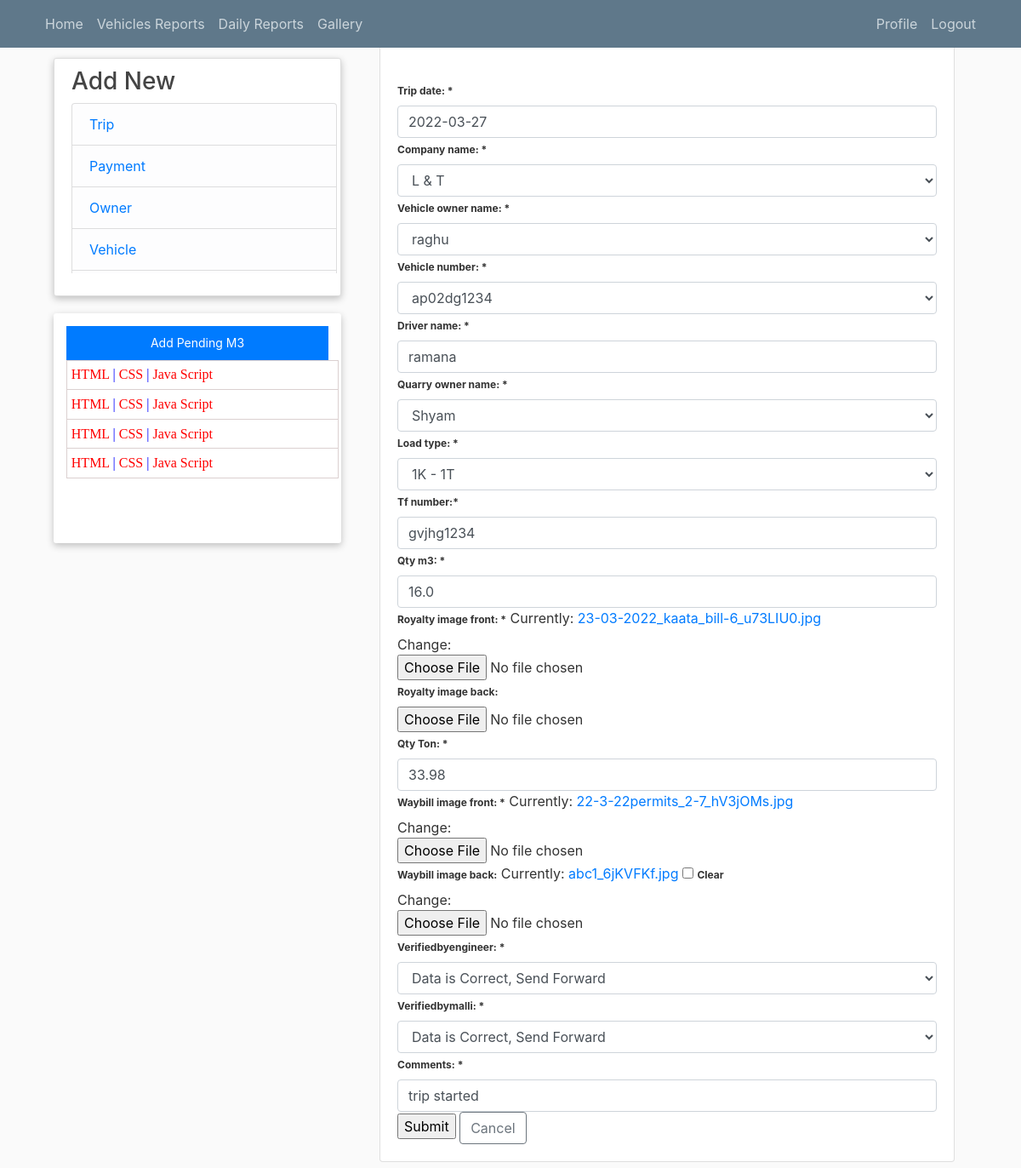
Page /layer3add/7/ (signed in) on the earlier database version.
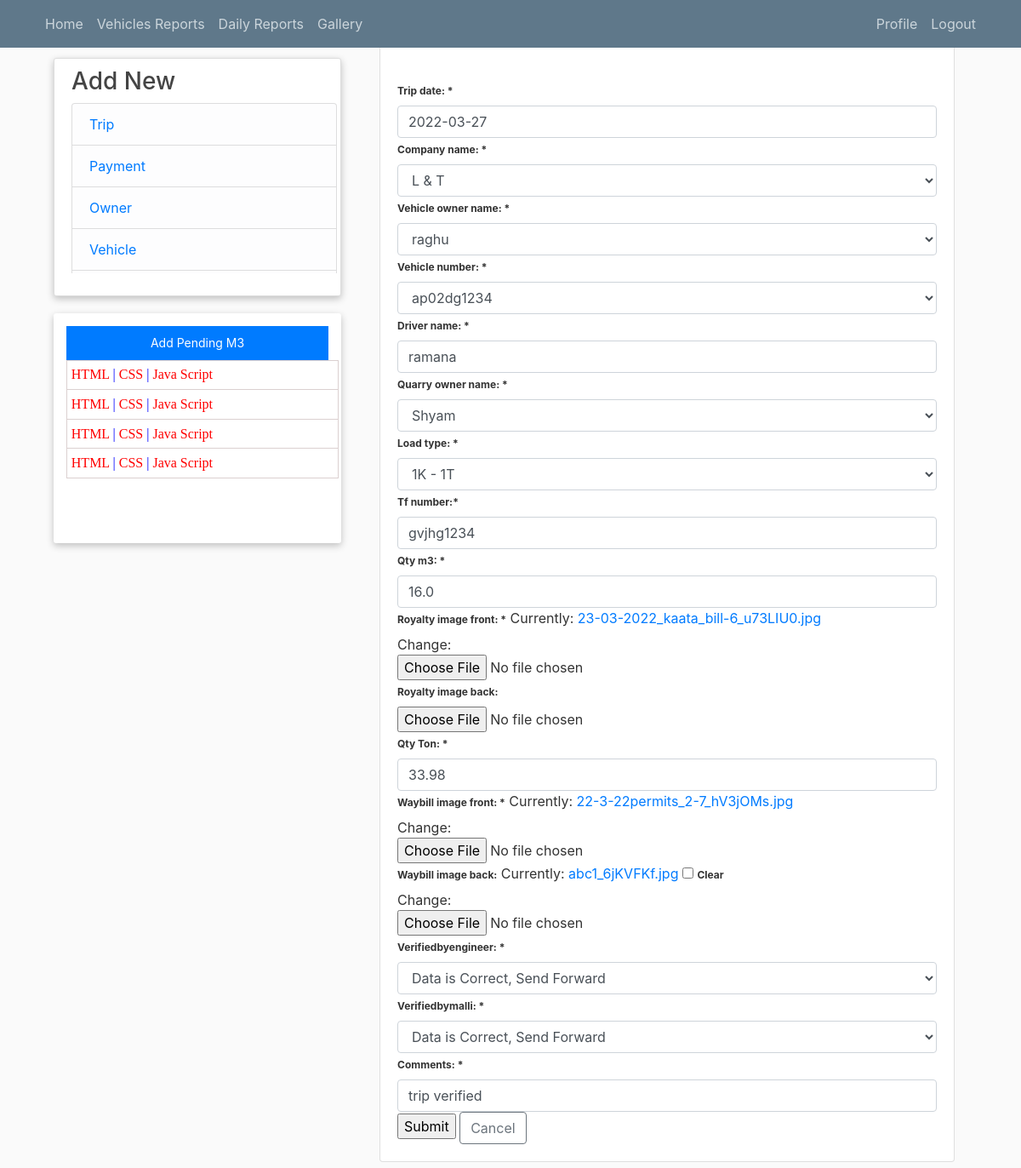
Same page on the later database version.
### blog/models.py (models this page shows, shortened)
class LayerWiseTripDetails(models.Model):
    trip_date = models.DateField(null=False, blank=False,default='2022-03-20')
    company_name = models.ForeignKey(CompanyName, on_delete=models.SET_NULL, null=True, blank=False)
    vehicle_owner_name = models.ForeignKey(
        TransporterDetails , on_delete=models.SET_NULL, null=True, blank=False)
    vehicle_number = models.ForeignKey(
        VehicleDetails , on_delete=models.SET_NULL, null=True, blank=False)
    driver_name = models.CharField(max_length=200,null=True, blank=False)
    quarry_owner_name = models.ForeignKey(QuarryDetails, on_delete=models.SET_NULL, null=True, blank=False)
    load_type = models.ForeignKey(LoadType, on_delete=models.SET_NULL, null=True, blank=False)
    tf_number = models.CharField(max_length=200, null=False, blank=False)
    qty_m3 = models.FloatField(null=False, blank=False)
    royalty_image_front = models.ImageField(null=False, blank=False)
    royalty_image_back = models.ImageField(null=False, blank=True)
    qty_ton = models.FloatField(null=False, blank=False, default=0.0)
    waybill_image_front = models.ImageField(null=False, blank=False)
    waybill_image_back = models.ImageField(null=False, blank=True)
    verifiedbyengineer = models.CharField(max_length=200, blank=False, null=False, choices=STATUS, default='No')
    verifiedbymalli = models.CharField(max_length=200, blank=False, null=False, choices=STATUS, default='No')
    qty_ton = models.FloatField(null=False,default=0, blank=False)
    waybill_image_front = models.ImageField(default='logo.png',null=False, blank=False)
    waybill_image_back = models.ImageField( null=False, blank=True)
    verifiedbysuresh = models.CharField(max_length=200, blank=False, null=False, choices=VERIFY, default='No')
    comments = models.CharField(max_length=200, blank=True, null=True)

### blog/views.py (the view)
# urls.py: path('layer3add/<str:pk>/', views.layer3TripDetails, name='layer3add'),
@login_required(login_url='login')
def layer3TripDetails(request, pk):
    layer3trip_detail = LayerWiseTripDetails.objects.get(id=pk)
    form = Layerwise3TripDetailsForm(instance=layer3trip_detail)
    if request.method == 'POST':
        form = Layerwise3TripDetailsForm(request.POST, request.FILES, instance=layer3trip_detail)
        if form.is_valid():
            form.save()
            messages.success(request, f'Your trip details has been updated!')
            return redirect('/')
    context = {'form':form}
    return render(request, 'blog/layer3_add_trip_details.html', context)

### blog/forms.py
class Layerwise3TripDetailsForm(forms.ModelForm):
    class Meta:
        model = LayerWiseTripDetails
        fields = '__all__'
        exclude = {'verifiedbysuresh'}

### blog/models.py (called while the page is built)
    def __str__(self):
        return self.vehicle_owner_name

    def __str__(self):
        return self.vehicle_number

    def __str__(self):
        return self.load_type

    def __str__(self):
        return self.company_name

    def __str__(self):
        return self.quarry_owner_name

### blog/templates/blog/layer3_add_trip_details.html (shortened to what the changed rows need)
{% extends "blog/base.html" %}
{% block content %}
{% load crispy_forms_tags %}
<body class="m-5">
    <div class="container">
      <div class="row">
            <div class="col-md-12">
                <div class="card card-body">
                    <form action="" method="POST" enctype="multipart/form-data" id="personForm" data-vehicle-numbers-url="{% url 'ajax_load_vehicle_numbers' %}" novalidate>
                        <br>
                        <div class="fieldWrapper">
                            <label for="{{ form.trip_date.id_for_label }}">Trip date: * </label>
                            {{ form.trip_date }}
                        </div>
                        <div class="fieldWrapper">
                            <label for="{{ form.driver_name.id_for_label }}">Driver name: * </label>
                            {{ form.driver_name }}
                        </div>
                        <div class="fieldWrapper">
                            <label for="{{ form.tf_number.id_for_label }}">Tf number:*</label>
                            {{ form.tf_number }}
                        </div>
                        <div class="fieldWrapper">
                            <label for="{{ form.qty_m3.id_for_label }}">Qty m3: *</label>
                            {{ form.qty_m3 }}
                        </div>
                        <div class="fieldWrapper">
                            <label for="{{ form.royalty_image_front.id_for_label }}">Royalty image front: *</label>
                            {{ form.royalty_image_front }}
                        </div>
                        <div class="fieldWrapper">
                            <label for="{{ form.royalty_image_back.id_for_label }}">Royalty image back:</label>
                            {{ form.royalty_image_back }}
                        </div>
                        <div class="fieldWrapper">
                            <label for="{{ form.qty_ton.id_for_label }}">Qty Ton: *</label>
                            {{ form.qty_ton }}
                        </div>
                        <div class="fieldWrapper">
                            <label for="{{ form.waybill_image_front.id_for_label }}">Waybill image front: * </label>
                            {{ form.waybill_image_front }}
                        </div>
                        <div class="fieldWrapper">
                            <label for="{{ form.waybill_image_back.id_for_label }}">Waybill image back:</label>
                            {{ form.waybill_image_back }}
                        </div>
                        <div class="fieldWrapper">
                            <label for="{{ form.verifiedbyengineer.id_for_label }}">Verifiedbyengineer: * </label>
                            {{ form.verifiedbyengineer }}
                        </div>
                        <div class="fieldWrapper">
                            <label for="{{ form.verifiedbymalli.id_for_label }}">Verifiedbymalli: * </label>
                            {{ form.verifiedbymalli }}
                        </div>
                        <div class="fieldWrapper">
                            <label for="{{ form.comments.id_for_label }}">Comments: *</label>
                            {{ form.comments }}
                        </div>
                        <br>
                    </form>
                </div>
            </div>
      </div>
    </div>
{% endblock %}

Differences in the rows shown:
changed LayerWiseTripDetails "ramana": comments "trip started" → "trip verified"
